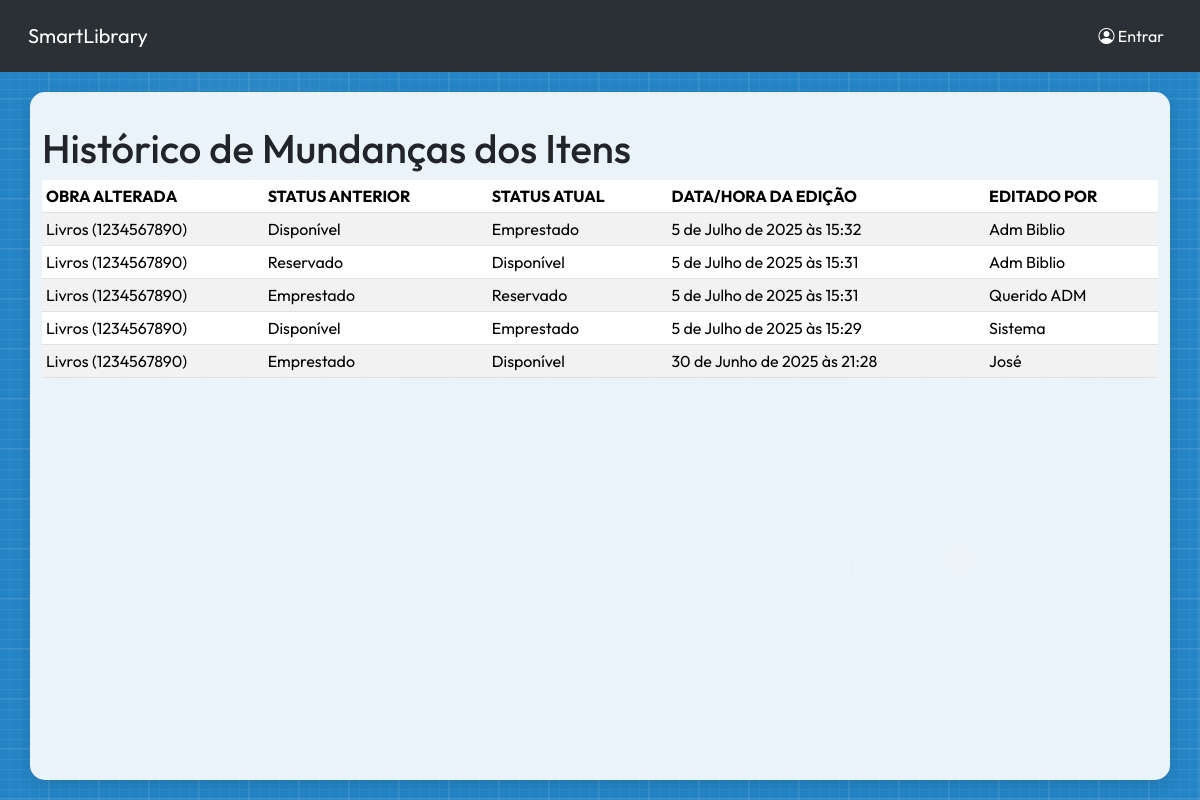
Page /collection-item/history on the earlier database version.
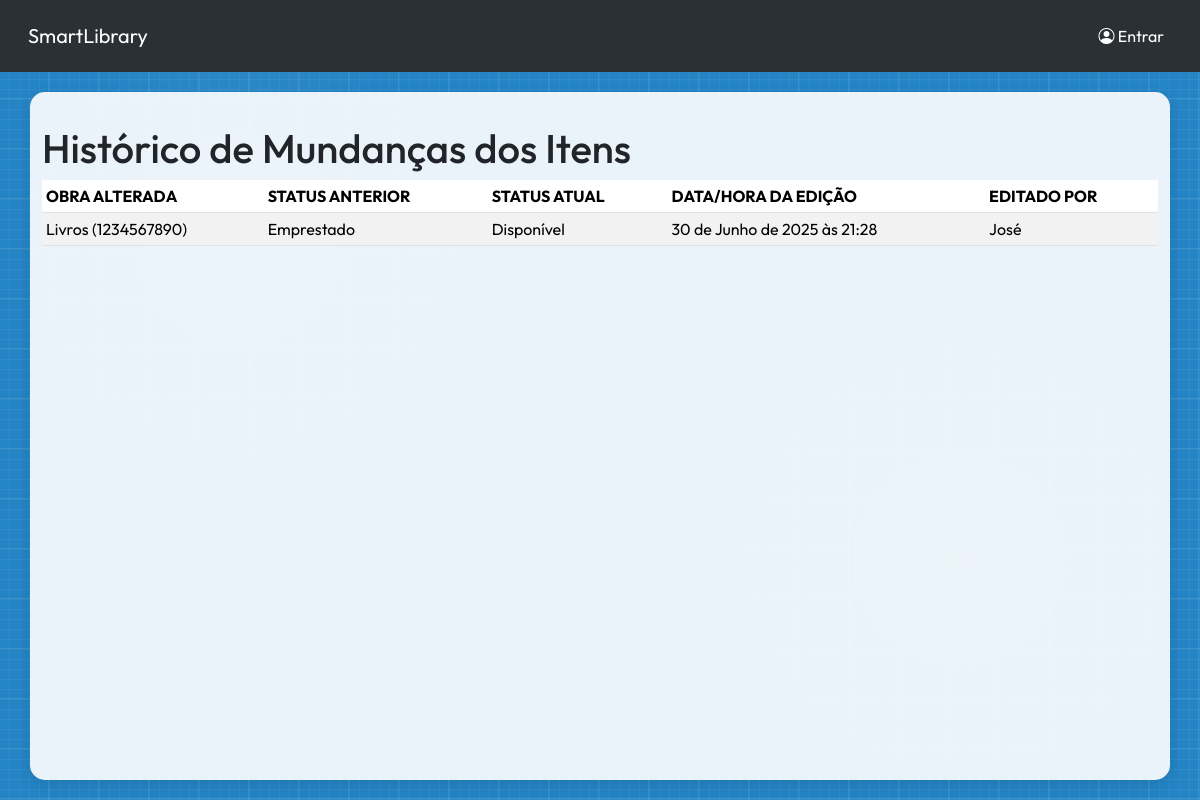
Same page on the later database version.
### collection_item/models.py (models this page shows, shortened)
class ItemStatusChange(models.Model):
    item = models.ForeignKey(
        CollectionItem, on_delete=models.CASCADE, related_name="status_changes"
    )
    previous_status = models.CharField(max_length=10, verbose_name="Status Anterior")
    new_status = models.CharField(max_length=10, verbose_name="Novo Status")
    changed_at = models.DateTimeField(verbose_name="Data da Alteração", default=now)
    changed_by = models.CharField(
        max_length=150,
        verbose_name="Responsável pela Alteração",
        blank=False,
        null=False,
    )
    class Meta:
        ordering = ["-changed_at"]
        verbose_name = "Alteração de Status"
        verbose_name_plural = "Alterações de Status"

class CollectionItem(models.Model):
    ESTADO_CONSEVACAO = {
        "Bom": "Bom",
        "Regular": "Regular",
        "Ruim": "Ruim",
        "Danificado": "Danificado",
    }
    ESTADO_DISPONIVEL = {
        "Disponível": "Disponível",
        "Emprestado": "Emprestado",
        "Reservado": "Reservado",
    }
    title = models.CharField(
        verbose_name="Título da Obra",
        max_length=50,
        null=False,
        blank=False,
    )
    id_code = models.CharField(
        verbose_name="Código Identificador",
        max_length=10,
        primary_key=True,
        validators=[id_code_validator],
    )
    preservation = models.CharField(
        verbose_name="Estado de Conservação",
        max_length=10,
        choices=ESTADO_CONSEVACAO,
        null=False,
        blank=False,
    )
    availability = models.CharField(
        verbose_name="Disponibilidade",
        max_length=10,
        choices=ESTADO_DISPONIVEL,
        null=False,
        blank=False,
    )
    entry_date = models.DateField(
        auto_now_add=True,
        null=False,
        blank=False,
    )
    class Meta:
        ordering = ["title"]
        verbose_name = "Item do Acervo"
        verbose_name_plural = "Itens do Acervo"
    def __str__(self):
        return f"{self.title} ({self.id_code})"

### collection_item/views.py (the view)
class ItemHistoryView(ListView):
    model = ItemStatusChange
    template_name = "collection_item/item_history.html"

### collection_item/templates/collection_item/item_history.html (shortened to what this page needs)
{% extends "base.html" %}
{% block main_content %}
    <h1>Histórico de Mundanças dos Itens</h1>
    {% if itemstatuschange_list %}
    <div class="table-responsive">
        <table class="table table-striped table-hover table-sm">
            <thead>
                <tr>
                    <th scope="col">OBRA ALTERADA</th>
                    <th scope="col">STATUS ANTERIOR</th>
                    <th scope="col">STATUS ATUAL</th>
                    <th scope="col">DATA/HORA DA EDIÇÃO</th>
                    <th scope="col">EDITADO POR</th>
                </tr>
            </thead>
            <tbody>
                {% for item in itemstatuschange_list %}
                    <tr>
                        <td scope="row"> {{ item.item }} </td>
                        <td> {{ item.previous_status }} </td>
                        <td> {{ item.new_status }} </td>
                        <td> {{ item.changed_at }} </td>
                        <td> {{ item.changed_by }} </td>
                    </tr>
                {% endfor %}
            </tbody>
        </table>
    </div>
    {% else %}
        <p>Nada foi modificado ainda...</p>
    {% endif %}
{% endblock main_content %}

### user/templates/base.html (shortened to what this page needs)
<!DOCTYPE html>
<html lang="pt-br">
<head>
    <link href="https://cdn.jsdelivr.net/npm/bootstrap@5.3.6/dist/css/bootstrap.min.css" rel="stylesheet">
    <link rel="stylesheet" href="https://cdn.jsdelivr.net/npm/bootstrap-icons@1.13.1/font/bootstrap-icons.min.css">
    <link rel="stylesheet" href="https://cdnjs.cloudflare.com/ajax/libs/font-awesome/6.6.0/css/all.min.css">
</head>
<body>
    <nav class="navbar navbar-expand-sm bg-body-tertiary p-3" data-bs-theme="dark">
        <div class="container-fluid">
            <a class="navbar-brand" href="{% url "home_page" %}">SmartLibrary</a>
            <div class="collapse navbar-collapse" id="navbarNavDropdown">
                <ul class="navbar-nav flex-fill align-items-center">
                    {% if not user.is_authenticated %}
                        <li class="nav-item ms-auto">
                            <a class="nav-link active button-jump" href="{% url "user_login" %}"><i class="bi bi-person-circle"></i> Entrar</a>
                        </li>
                    {% endif %}
                </ul>
            </div>
        </div>
    </nav>
    <main class="container">
        {% block main_content %}
        {% endblock main_content %}
    </main>
</body>
</html>

Differences in the rows shown:
removed ItemStatusChange: item "Livros (1234567890)", previous_status "Disponível", new_status "Emprestado", changed_at "5 de Julho de 2025 às 15:32", changed_by "Adm Biblio"
removed ItemStatusChange: item "Livros (1234567890)", previous_status "Reservado", new_status "Disponível", changed_at "5 de Julho de 2025 às 15:31", changed_by "Adm Biblio"
removed ItemStatusChange: item "Livros (1234567890)", previous_status "Emprestado", new_status "Reservado", changed_at "5 de Julho de 2025 às 15:31", changed_by "Querido ADM"
removed ItemStatusChange: item "Livros (1234567890)", previous_status "Disponível", new_status "Emprestado", changed_at "5 de Julho de 2025 às 15:29", changed_by "Sistema"
